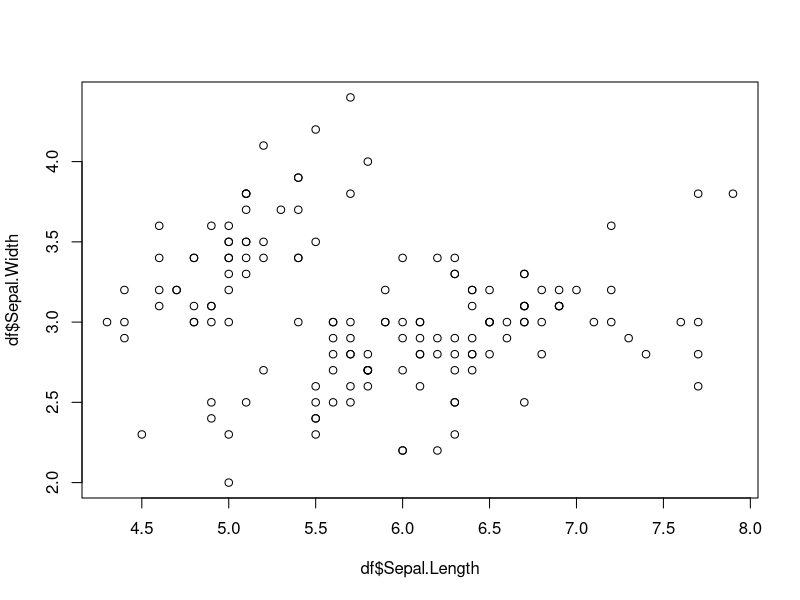
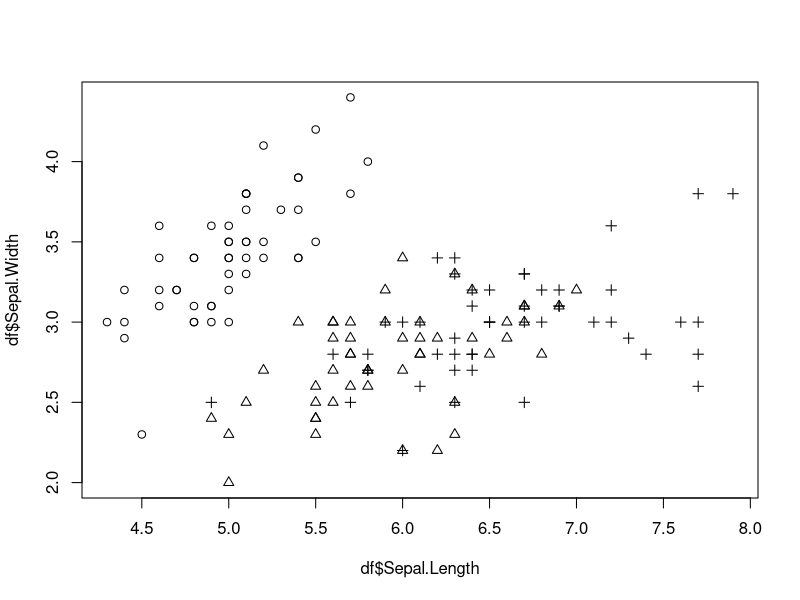
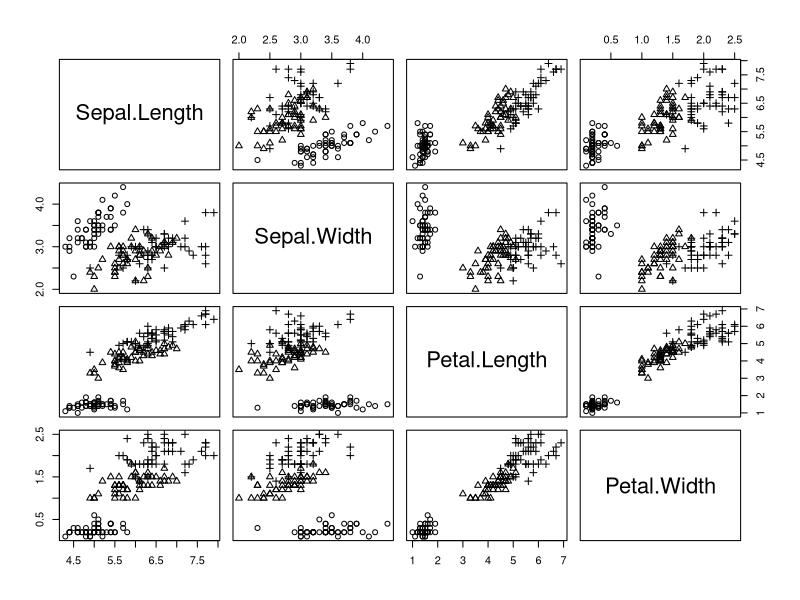
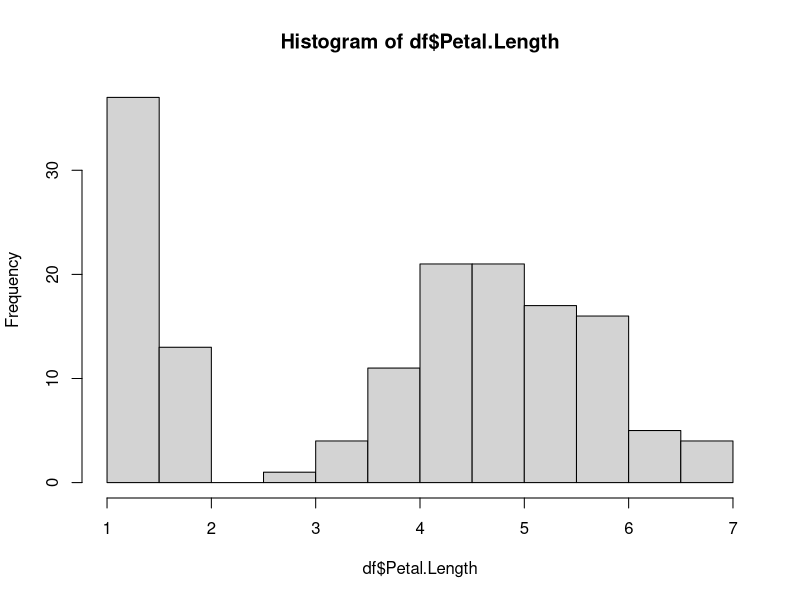
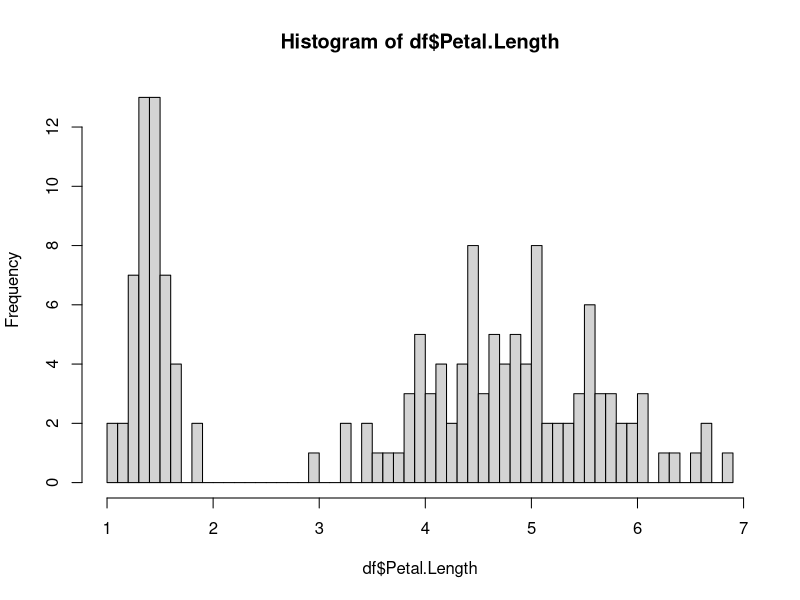
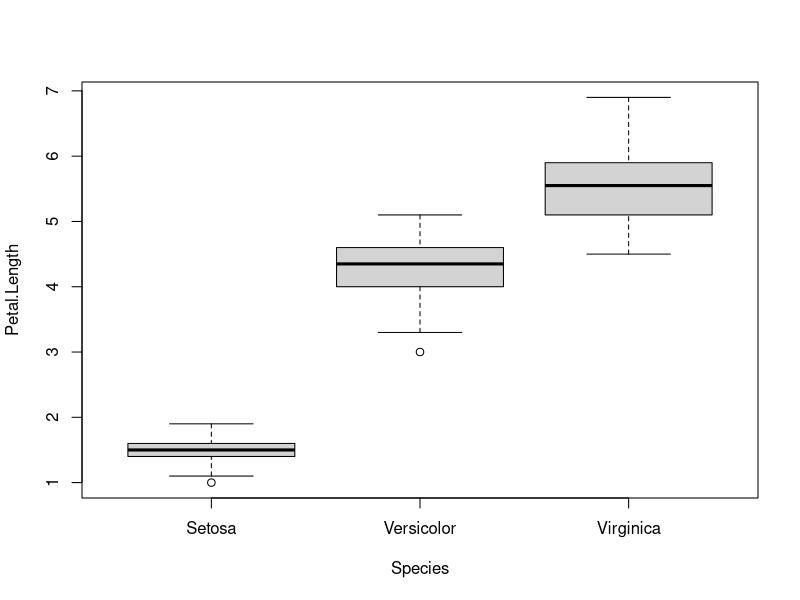
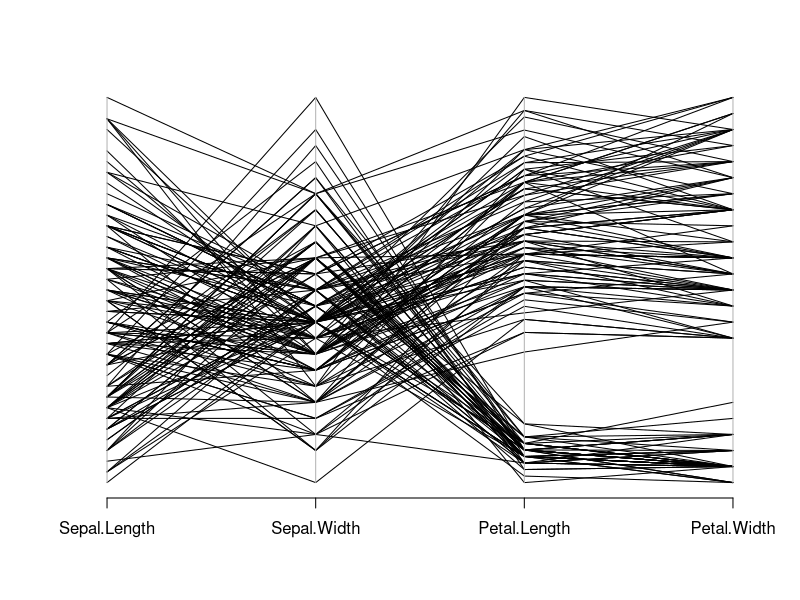
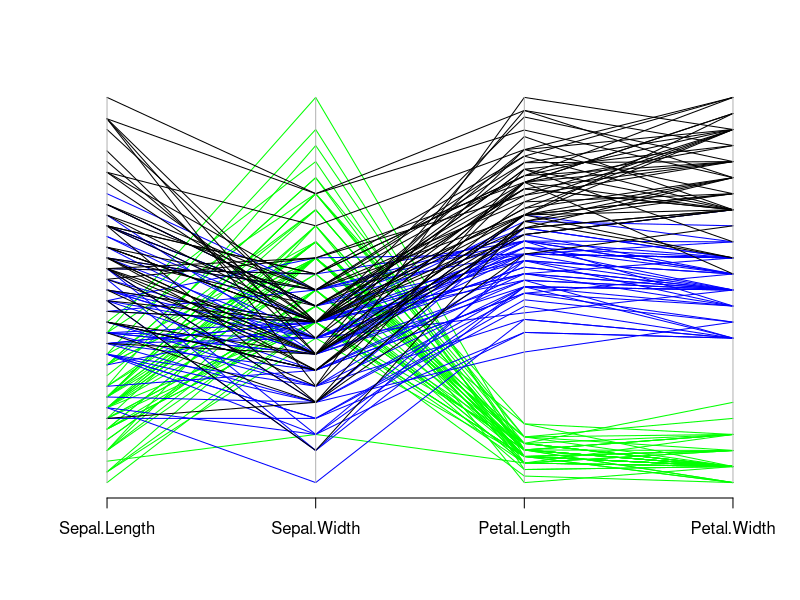

Write R code to recreate these figures, in order.
### Keeping workspaces separate
rm(list = ls())

if (!is.null(sessionInfo()$otherPkgs)) {
  invisible(lapply(paste0("package:", names(sessionInfo()$otherPkgs)), detach,
                   character.only = TRUE, unload = TRUE))
}

options(stringsAsFactors = FALSE)

###

library(ggplot2)
library(patchwork)
library(reshape2)

df = read.csv("irisdata.csv")

head(df)

df[3,2] # X then Y

df[2:4, 3]

df[3, "Sepal.Width"]


unique(df$"Species") # only 3 species


df[c(2:4, 90:92), c("Sepal.Length", "Species")] # c == that filter

df$Sepal.Length[2:4] #$ means access column sepal length
df[["Sepal.Length"]][2:4] #same as above


# Visualizing
str(df)
summary(df)

# Plotting
plot(df$Sepal.Length, df$Sepal.Width)

plot(df$Sepal.Length, df$Sepal.Width, pch = as.numeric(factor(df$Species)))

plot(df[, 1:4], pch = as.numeric(factor(df$Species)))

hist(df$Petal.Length)

hist(df$Petal.Length, 50) #50 cols now

boxplot(Petal.Length ~ Species, data = df)

MASS::parcoord(df[, 1:4])

MASS::parcoord(df[, 1:4], col = c("green", "blue", "black")[as.numeric(factor(df$Species))])

# dotplot basic
p1 = ggplot(data = df, aes(x = Sepal.Length, y = Sepal.Width)) + geom_point()
print(p1)

# dotplot shade differentiation
p2 = ggplot(data = df, aes(x = Sepal.Length, y = Sepal.Width)) + geom_point(alpha = 0.4, size = 2)
print(p2)

# histo color, spec differentiation
p5 = ggplot(data = df, aes(x = Sepal.Length, fill = Species)) + geom_histogram(binwidth = 0.2)
print(p5)

# overlapping histo
p6 = ggplot(data = df, aes(x = Sepal.Length, fill = Species)) + geom_histogram(binwidth = 0.2, position = "identity", alpha = 0.3)
print(p6)

# boxplots
p7 = ggplot(data = df, aes(x = Species, y = Sepal.Length, colour = Species)) + geom_boxplot()
print(p7)

# combined overlapping histo and horizontal boxplot
print(p6/(p7 + coord_flip()))

# RESHAPE LIBRARY
df$id = seq_len(nrow(df))
df.m = reshape2::melt(df, id.vars = c("id", "Species"))

head(df.m)
str(df.m)
nrow(df.m)

p8 = ggplot(data = df.m, aes(x = value, fill = Species)) + geom_histogram(binwidth = 0.2,
                                                                          position = "identity", alpha = 0.3) + facet_grid(rows = vars(variable))
print(p8)

p9 = ggplot(data = df.m, aes(x = Species, y = value, colour = Species)) + geom_boxplot() +
  geom_jitter(width = 0.2, height = 0.1, alpha = 0.6, size = 1.4)
print(p9 + coord_flip() + facet_grid(rows = vars(variable)))

p10 = ggplot(data = df.m, aes(x = variable, y = value, colour = Species, group = id)) +
  geom_line(alpha = 0.3)
print(p10)

print(p10/(p9 + facet_grid(cols = vars(variable)) + theme(axis.text.x = element_text(angle = 45,
                                                                                     hjust = 1))))